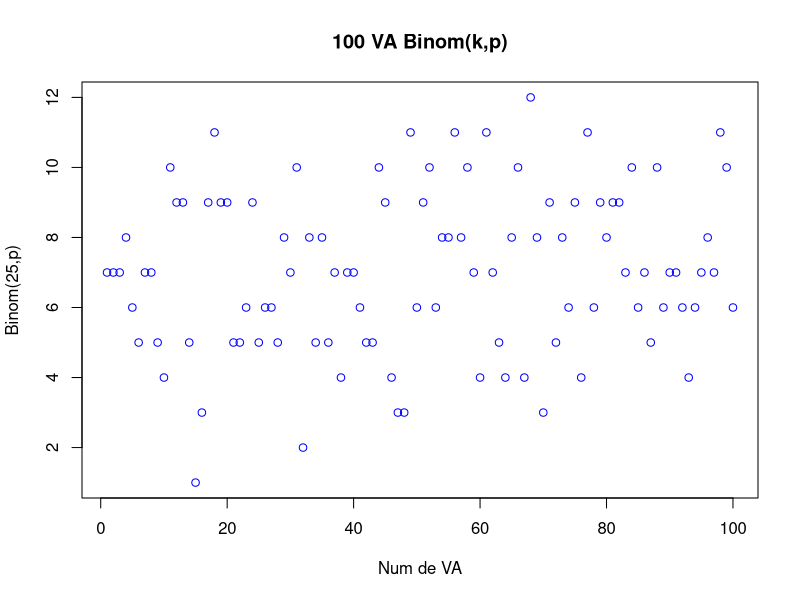
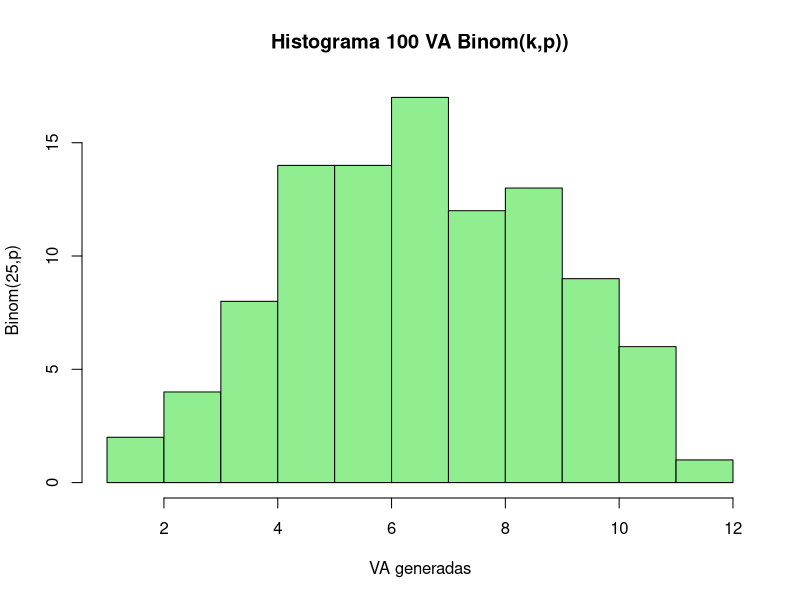
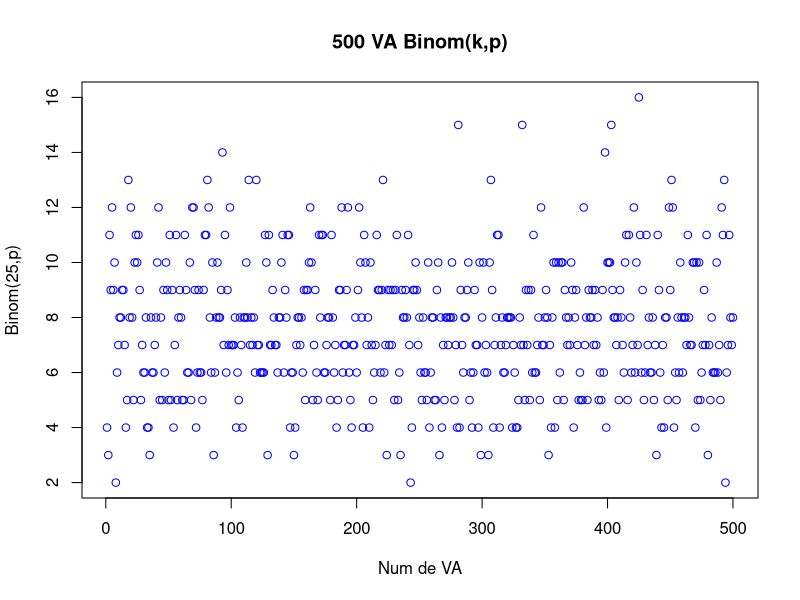
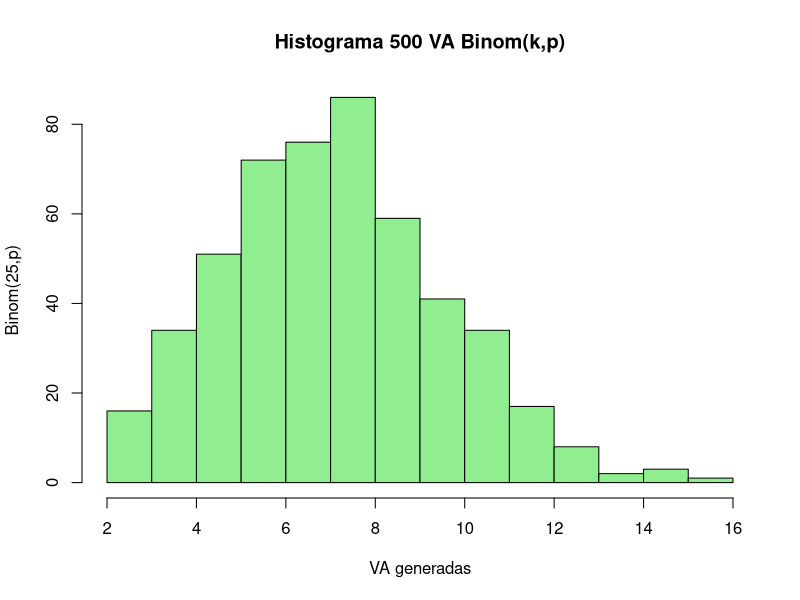
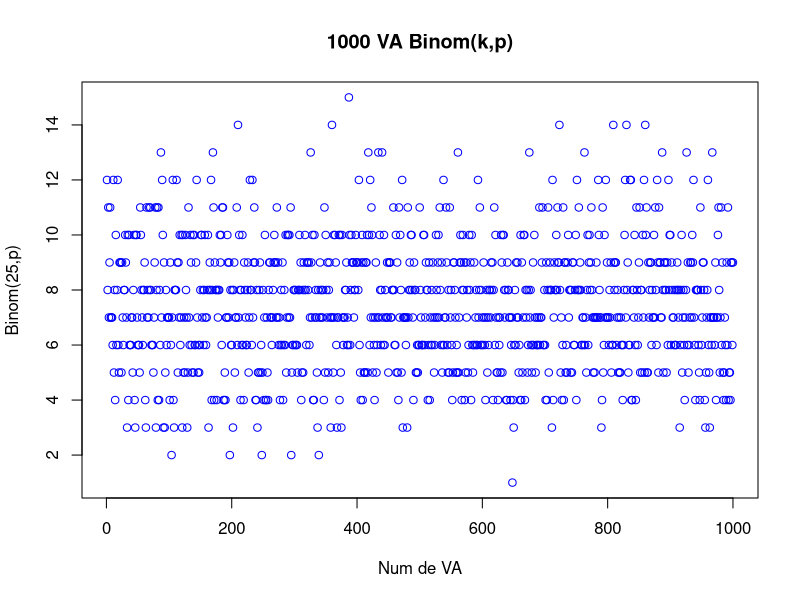
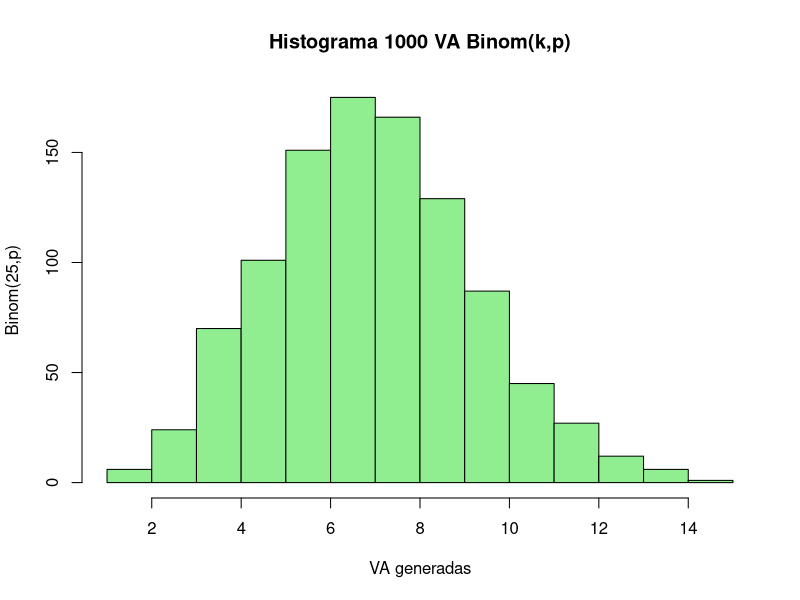
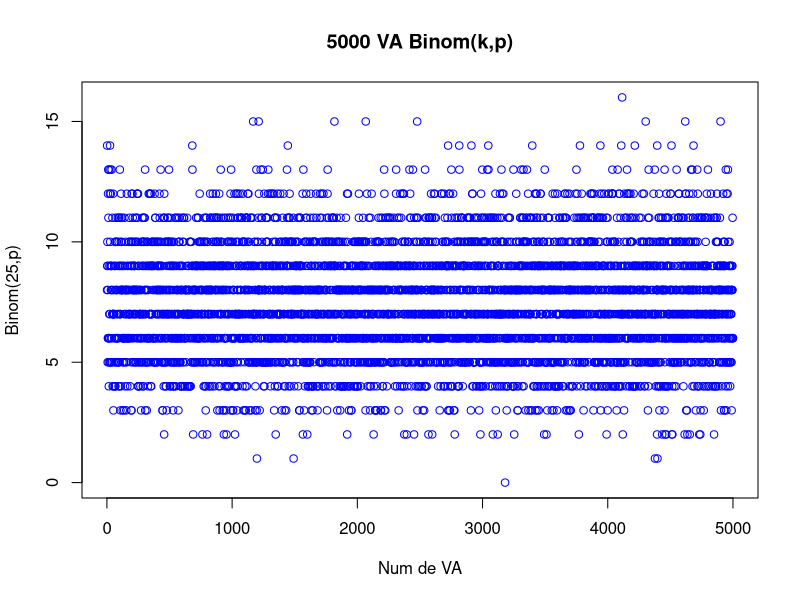
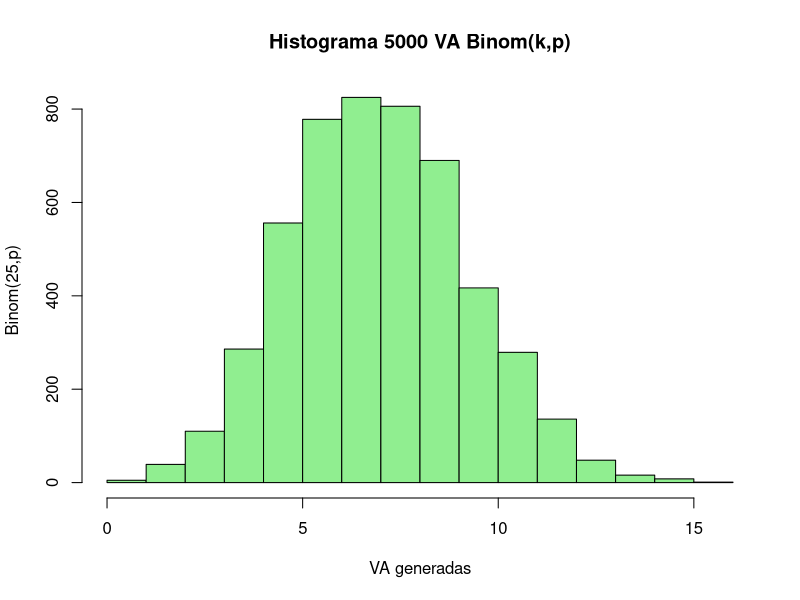

R code for these plots, in order:
## ---- chunk 1
knitr::opts_chunk$set(echo = TRUE)
## ---- chunk 2
n1 <- 100
k <- 25
p <- 0.3
## ---- chunk 3
mibinomial_p3_100 <- rbinom(n1,k,p)
## ---- chunk 4
plot(mibinomial_p3_100,col="blue",
     main = "100 VA Binom(k,p)",
     xlab="Num de VA",
     ylab = "Binom(25,p)")
## ---- chunk 5
hist(mibinomial_p3_100, main="Histograma 100 VA Binom(k,p))",
     col = "lightgreen",
     xlab = "VA generadas",
     ylab = "Binom(25,p)")
## ---- chunk 6
n2 <- 500
k <- 25
p <- 0.3
## ---- chunk 7
mibinomial_p3_500 <- rbinom(n2,k,p)
## ---- chunk 8
plot(mibinomial_p3_500,col="blue",
     main = "500 VA Binom(k,p)",
     xlab="Num de VA",
     ylab = "Binom(25,p)")
## ---- chunk 9
hist(mibinomial_p3_500, main="Histograma 500 VA Binom(k,p)",
     col = "lightgreen",
     xlab = "VA generadas",
     ylab = "Binom(25,p)")
## ---- chunk 10
n3 <- 1000
k <- 25
p <- 0.3
## ---- chunk 11
mibinomial_p3_1000 <- rbinom(n3,k,p)
## ---- chunk 12
plot(mibinomial_p3_1000,col="blue",
     main = "1000 VA Binom(k,p)",
     xlab="Num de VA",
     ylab = "Binom(25,p)")
## ---- chunk 13
hist(mibinomial_p3_1000, main="Histograma 1000 VA Binom(k,p)",
     col = "lightgreen",
     xlab = "VA generadas",
     ylab = "Binom(25,p)")
## ---- chunk 14
n4 <- 5000
k <- 25
p <- 0.3
## ---- chunk 15
mibinomial_p3_5000 <- rbinom(n4,k,p)
## ---- chunk 16
plot(mibinomial_p3_5000,col="blue",
     main = "5000 VA Binom(k,p)",
     xlab="Num de VA",
     ylab = "Binom(25,p)")
## ---- chunk 17
hist(mibinomial_p3_5000, main="Histograma 5000 VA Binom(k,p)",
     col = "lightgreen",
     xlab = "VA generadas",
     ylab = "Binom(25,p)")
## ---- chunk 18
n5 <- 10000
k <- 25
p <- 0.3
## ---- chunk 19
mibinomial_p3_10000 <- rbinom(n5,k,p)
## ---- chunk 20
plot(mibinomial_p3_10000,col="blue",
     main = "10000 VA Binom(k,p)",
     xlab="Num de VA",
     ylab = "Binom(25,p)")
## ---- chunk 21
hist(mibinomial_p3_10000, main="Histograma 10000 VA Binom(k,p)",
     col = "lightgreen",
     xlab = "VA generadas",
     ylab = "Binom(25,p)")
## ---- chunk 22
n1 <- 100
k <- 25
p <- 0.45
## ---- chunk 23
mibinomial_p45_100 <- rbinom(n1,k,p)
## ---- chunk 24
plot(mibinomial_p45_100,col="blue",
     main = "100 VA Binom(k,p)",
     xlab="Num de VA",
     ylab = "Binom(25,p)")
## ---- chunk 25
hist(mibinomial_p45_100, main="Histograma 100 VA Binom(k,p))",
     col = "lightgreen",
     xlab = "VA generadas",
     ylab = "Binom(25,p)")
## ---- chunk 26
n2 <- 500
k <- 25
p <- 0.45
## ---- chunk 27
mibinomial_p45_500 <- rbinom(n2,k,p)
## ---- chunk 28
plot(mibinomial_p45_500,col="blue",
     main = "500 VA Binom(k,p)",
     xlab="Num de VA",
     ylab = "Binom(25,p)")
## ---- chunk 29
hist(mibinomial_p45_500, main="Histograma 500 VA Binom(k,p)",
     col = "lightgreen",
     xlab = "VA generadas",
     ylab = "Binom(25,p)")
## ---- chunk 30
n3 <- 1000
k <- 25
p <- 0.45
## ---- chunk 31
mibinomial_p45_1000 <- rbinom(n3,k,p)
## ---- chunk 32
plot(mibinomial_p45_1000,col="blue",
     main = "1000 VA Binom(k,p)",
     xlab="Num de VA",
     ylab = "Binom(25,p)")
## ---- chunk 33
hist(mibinomial_p45_1000, main="Histograma 1000 VA Binom(k,p)",
     col = "lightgreen",
     xlab = "VA generadas",
     ylab = "Binom(25,p)")
## ---- chunk 34
n4 <- 5000
k <- 25
p <- 0.45
## ---- chunk 35
mibinomial_p45_5000 <- rbinom(n4,k,p)
## ---- chunk 36
plot(mibinomial_p45_5000,col="blue",
     main = "5000 VA Binom(k,p)",
     xlab="Num de VA",
     ylab = "Binom(25,p)")
## ---- chunk 37
hist(mibinomial_p45_5000, main="Histograma 5000 VA Binom(k,p)",
     col = "lightgreen",
     xlab = "VA generadas",
     ylab = "Binom(25,p)")
## ---- chunk 38
n5 <- 10000
k <- 25
p <- 0.45
## ---- chunk 39
mibinomial_p45_10000 <- rbinom(n5,k,p)
## ---- chunk 40
plot(mibinomial_p45_10000,col="blue",
     main = "10000 VA Binom(k,p)",
     xlab="Num de VA",
     ylab = "Binom(25,p)")
## ---- chunk 41
hist(mibinomial_p45_10000, main="Histograma 10000 VA Binom(k,p)",
     col = "lightgreen",
     xlab = "VA generadas",
     ylab = "Binom(25,p)")
## ---- chunk 42
n1 <- 100
k <- 25
p <- 0.8
## ---- chunk 43
mibinomial_p8_100 <- rbinom(n1,k,p)
## ---- chunk 44
plot(mibinomial_p8_100,col="blue",
     main = "100 VA Binom(k,p)",
     xlab="Num de VA",
     ylab = "Binom(25,p)")
## ---- chunk 45
hist(mibinomial_p8_100, main="Histograma 100 VA Binom(k,p))",
     col = "lightgreen",
     xlab = "VA generadas",
     ylab = "Binom(25,p)")
## ---- chunk 46
n2 <- 500
k <- 25
p <- 0.8
## ---- chunk 47
mibinomial_p8_500 <- rbinom(n2,k,p)
## ---- chunk 48
plot(mibinomial_p8_500,col="blue",
     main = "500 VA Binom(k,p)",
     xlab="Num de VA",
     ylab = "Binom(25,p)")
## ---- chunk 49
hist(mibinomial_p8_500, main="Histograma 500 VA Binom(k,p)",
     col = "lightgreen",
     xlab = "VA generadas",
     ylab = "Binom(25,p)")
## ---- chunk 50
n3 <- 1000
k <- 25
p <- 0.8
## ---- chunk 51
mibinomial_p8_1000 <- rbinom(n3,k,p)
## ---- chunk 52
plot(mibinomial_p8_1000,col="blue",
     main = "1000 VA Binom(k,p)",
     xlab="Num de VA",
     ylab = "Binom(25,p)")
## ---- chunk 53
hist(mibinomial_p8_1000, main="Histograma 1000 VA Binom(k,p)",
     col = "lightgreen",
     xlab = "VA generadas",
     ylab = "Binom(25,p)")
## ---- chunk 54
n4 <- 5000
k <- 25
p <- 0.8
## ---- chunk 55
mibinomial_p8_5000 <- rbinom(n4,k,p)
## ---- chunk 56
plot(mibinomial_p8_5000,col="blue",
     main = "5000 VA Binom(k,p)",
     xlab="Num de VA",
     ylab = "Binom(25,p)")
## ---- chunk 57
hist(mibinomial_p8_5000, main="Histograma 5000 VA Binom(k,p)",
     col = "lightgreen",
     xlab = "VA generadas",
     ylab = "Binom(25,p)")
## ---- chunk 58
n5 <- 10000
k <- 25
p <- 0.8
## ---- chunk 59
mibinomial_p8_10000 <- rbinom(n5,k,p)
## ---- chunk 60
plot(mibinomial_p8_10000,col="blue",
     main = "10000 VA Binom(k,p)",
     xlab="Num de VA",
     ylab = "Binom(25,p)")
## ---- chunk 61
hist(mibinomial_p8_10000, main="Histograma 10000 VA Binom(k,p)",
     col = "lightgreen",
     xlab = "VA generadas",
     ylab = "Binom(25,p)")
## ---- chunk 62
n1 <- 100
k <- 25
p <- 0.96
## ---- chunk 63
mibinomial_p96_100 <- rbinom(n1,k,p)
## ---- chunk 64
plot(mibinomial_p96_100,col="blue",
     main = "100 VA Binom(k,p)",
     xlab="Num de VA",
     ylab = "Binom(25,p)")
## ---- chunk 65
hist(mibinomial_p96_100, main="Histograma 100 VA Binom(k,p)",
     col = "lightgreen",
     xlab = "VA generadas",
     ylab = "Binom(25,p)")
## ---- chunk 66
n2 <- 500
k <- 25
p <- 0.96
## ---- chunk 67
mibinomial_p96_500 <- rbinom(n2,k,p)
## ---- chunk 68
plot(mibinomial_p96_500,col="blue",
     main = "500 VA Binom(k,p)",
     xlab="Num de VA",
     ylab = "Binom(25,p)")
## ---- chunk 69
hist(mibinomial_p96_500, main="Histograma 500 VA Binom(k,p)",
     col = "lightgreen",
     xlab = "VA generadas",
     ylab = "Binom(25,p)")
## ---- chunk 70
n3 <- 1000
k <- 25
p <- 0.96
## ---- chunk 71
mibinomial_p96_1000 <- rbinom(n3,k,p)
## ---- chunk 72
plot(mibinomial_p96_1000,col="blue",
     main = "1000 VA Binom(k,p)",
     xlab="Num de VA",
     ylab = "Binom(25,p)")
## ---- chunk 73
hist(mibinomial_p96_1000, main="Histograma 1000 VA Binom(k,p)",
     col = "lightgreen",
     xlab = "VA generadas",
     ylab = "Binom(25,p)")
## ---- chunk 74
n4 <- 5000
k <- 25
p <- 0.96
## ---- chunk 75
mibinomial_p96_5000 <- rbinom(n4,k,p)
## ---- chunk 76
plot(mibinomial_p96_5000,col="blue",
     main = "5000 VA Binom(k,p)",
     xlab="Num de VA",
     ylab = "Binom(25,p)")
## ---- chunk 77
hist(mibinomial_p96_5000, main="Histograma 5000 VA Binom(k,p)",
     col = "lightgreen",
     xlab = "VA generadas",
     ylab = "Binom(25,p)")
## ---- chunk 78
n5 <- 10000
k <- 25
p <- 0.96
## ---- chunk 79
mibinomial_p96_10000 <- rbinom(n5,k,p)
## ---- chunk 80
plot(mibinomial_p96_10000,col="blue",
     main = "10000 VA Binom(k,p)",
     xlab="Num de VA",
     ylab = "Binom(25,p)")
## ---- chunk 81
hist(mibinomial_p96_10000, main="Histograma 10000 VA Binom(k,p)",
     col = "lightgreen",
     xlab = "VA generadas",
     ylab = "Binom(25,p)")
## ---- chunk 82
par(mfrow = c(2,2))
plot(mibinomial_p3_100,col="blue",
     main = "100 VA Binom(k,p)",
     xlab="Num de VA",
     ylab = "Binom(25,0.30)")
plot(mibinomial_p45_100,col="blue",
     main = "100 VA Binom(k,p)",
     xlab="Num de VA",
     ylab = "Binom(25,0.45)")
plot(mibinomial_p8_100,col="blue",
     main = "100 VA Binom(k,p)",
     xlab="Num de VA",
     ylab = "Binom(25,0.80)")
plot(mibinomial_p96_100,col="blue",
     main = "100 VA Binom(k,p)",
     xlab="Num de VA",
     ylab = "Binom(25,0.96)")
## ---- chunk 83
par(mfrow = c(2,2))
plot(mibinomial_p3_500,col="blue",
     main = "500 VA Binom(k,p)",
     xlab="Num de VA",
     ylab = "Binom(25,0.30)")
plot(mibinomial_p45_500,col="blue",
     main = "500 VA Binom(k,p)",
     xlab="Num de VA",
     ylab = "Binom(25,0.45)")
plot(mibinomial_p8_500,col="blue",
     main = "500 VA Binom(k,p)",
     xlab="Num de VA",
     ylab = "Binom(25,0.80)")
plot(mibinomial_p96_500,col="blue",
     main = "500 VA Binom(k,p)",
     xlab="Num de VA",
     ylab = "Binom(25,0.96)")
## ---- chunk 84
par(mfrow = c(2,2))
plot(mibinomial_p3_1000,col="blue",
     main = "1000 VA Binom(k,p)",
     xlab="Num de VA",
     ylab = "Binom(25,0.30)")
plot(mibinomial_p45_1000,col="blue",
     main = "1000 VA Binom(k,p)",
     xlab="Num de VA",
     ylab = "Binom(25,0.45)")
plot(mibinomial_p8_1000,col="blue",
     main = "1000 VA Binom(k,p)",
     xlab="Num de VA",
     ylab = "Binom(25,0.80)")
plot(mibinomial_p96_1000,col="blue",
     main = "1000 VA Binom(k,p)",
     xlab="Num de VA",
     ylab = "Binom(25,0.96)")
## ---- chunk 85
par(mfrow = c(2,2))
plot(mibinomial_p3_5000,col="blue",
     main = "5000 VA Binom(k,p)",
     xlab="Num de VA",
     ylab = "Binom(25,0.30)")
plot(mibinomial_p45_5000,col="blue",
     main = "5000 VA Binom(k,p)",
     xlab="Num de VA",
     ylab = "Binom(25,0.45)")
plot(mibinomial_p8_5000,col="blue",
     main = "5000 VA Binom(k,p)",
     xlab="Num de VA",
     ylab = "Binom(25,0.80)")
plot(mibinomial_p96_5000,col="blue",
     main = "5000 VA Binom(k,p)",
     xlab="Num de VA",
     ylab = "Binom(25,0.96)")
## ---- chunk 86
par(mfrow = c(2,2))
plot(mibinomial_p3_10000,col="blue",
     main = "10000 VA Binom(k,p)",
     xlab="Num de VA",
     ylab = "Binom(25,0.30)")
plot(mibinomial_p45_10000,col="blue",
     main = "10000 VA Binom(k,p)",
     xlab="Num de VA",
     ylab = "Binom(25,0.45)")
plot(mibinomial_p8_10000,col="blue",
     main = "10000 VA Binom(k,p)",
     xlab="Num de VA",
     ylab = "Binom(25,0.80)")
plot(mibinomial_p96_10000,col="blue",
     main = "10000 VA Binom(k,p)",
     xlab="Num de VA",
     ylab = "Binom(25,0.96)")
## ---- chunk 87
par(mfrow = c(2,2))
hist(mibinomial_p3_100,col="blue",
     main = "100 VA Binom(k,p)",
     xlab="Num de VA",
     ylab = "Binom(25,0.30)")
hist(mibinomial_p45_100,col="blue",
     main = "100 VA Binom(k,p)",
     xlab="Num de VA",
     ylab = "Binom(25,0.45)")
hist(mibinomial_p8_100,col="blue",
     main = "100 VA Binom(k,p)",
     xlab="Num de VA",
     ylab = "Binom(25,0.80)")
hist(mibinomial_p96_100,col="blue",
     main = "100 VA Binom(k,p)",
     xlab="Num de VA",
     ylab = "Binom(25,0.96)")
## ---- chunk 88
par(mfrow = c(2,2))
hist(mibinomial_p3_500,col="blue",
     main = "500 VA Binom(k,p)",
     xlab="Num de VA",
     ylab = "Binom(25,0.30)")
hist(mibinomial_p45_500,col="blue",
     main = "500 VA Binom(k,p)",
     xlab="Num de VA",
     ylab = "Binom(25,0.45)")
hist(mibinomial_p8_500,col="blue",
     main = "500 VA Binom(k,p)",
     xlab="Num de VA",
     ylab = "Binom(25,0.80)")
hist(mibinomial_p96_500,col="blue",
     main = "500 VA Binom(k,p)",
     xlab="Num de VA",
     ylab = "Binom(25,0.96)")
## ---- chunk 89
par(mfrow = c(2,2))
hist(mibinomial_p3_1000,col="blue",
     main = "1000 VA Binom(k,p)",
     xlab="Num de VA",
     ylab = "Binom(25,0.30)")
hist(mibinomial_p45_1000,col="blue",
     main = "1000 VA Binom(k,p)",
     xlab="Num de VA",
     ylab = "Binom(25,0.45)")
hist(mibinomial_p8_1000,col="blue",
     main = "1000 VA Binom(k,p)",
     xlab="Num de VA",
     ylab = "Binom(25,0.80)")
hist(mibinomial_p96_1000,col="blue",
     main = "1000 VA Binom(k,p)",
     xlab="Num de VA",
     ylab = "Binom(25,0.96)")
## ---- chunk 90
par(mfrow = c(2,2))
hist(mibinomial_p3_500,col="blue",
     main = "5000 VA Binom(k,p)",
     xlab="Num de VA",
     ylab = "Binom(25,0.30)")
hist(mibinomial_p45_500,col="blue",
     main = "5000 VA Binom(k,p)",
     xlab="Num de VA",
     ylab = "Binom(25,0.45)")
hist(mibinomial_p8_500,col="blue",
     main = "5000 VA Binom(k,p)",
     xlab="Num de VA",
     ylab = "Binom(25,0.80)")
hist(mibinomial_p96_500,col="blue",
     main = "5000 VA Binom(k,p)",
     xlab="Num de VA",
     ylab = "Binom(25,0.96)")
## ---- chunk 91
par(mfrow = c(2,2))
hist(mibinomial_p3_10000,col="blue",
     main = "10000 VA Binom(k,p)",
     xlab="Num de VA",
     ylab = "Binom(25,0.30)")
hist(mibinomial_p45_10000,col="blue",
     main = "10000 VA Binom(k,p)",
     xlab="Num de VA",
     ylab = "Binom(25,0.45)")
hist(mibinomial_p8_10000,col="blue",
     main = "10000 VA Binom(k,p)",
     xlab="Num de VA",
     ylab = "Binom(25,0.80)")
hist(mibinomial_p96_10000,col="blue",
     main = "10000 VA Binom(k,p)",
     xlab="Num de VA",
     ylab = "Binom(25,0.96)")
## ---- chunk 92
n1 <- 100
k <- 10
p <- 0.5
## ---- chunk 93
mibinomial_k10_100 <- rbinom(n1, k, p)
## ---- chunk 94
plot(mibinomial_k10_100, col="blue",
     main = "100 VA Binom(k,p)",
     xlab="Num de VA",
     ylab = "Binom(10,0.5)")
## ---- chunk 95
hist(mibinomial_k10_100, main="Histograma 100 VA Binom(k,p)",
     col = "lightgreen",
     xlab = "VA generadas",
     ylab = "Binom(10,0.5)")
## ---- chunk 96
n2 <- 500
k <- 10
p <- 0.5
## ---- chunk 97
mibinomial_k10_500 <- rbinom(n2, k, p)
## ---- chunk 98
plot(mibinomial_k10_500, col="blue",
     main = "500 VA Binom(k,p)",
     xlab="Num de VA",
     ylab = "Binom(10,0.5)")
## ---- chunk 99
hist(mibinomial_k10_500, main="Histograma 500 VA Binom(k,p)",
     col = "lightgreen",
     xlab = "VA generadas",
     ylab = "Binom(10,0.5)")
## ---- chunk 100
n3 <- 1000
k <- 10
p <- 0.5
## ---- chunk 101
mibinomial_k10_1000 <- rbinom(n3, k, p)
## ---- chunk 102
plot(mibinomial_k10_1000, col="blue",
     main = "1000 VA Binom(k,p)",
     xlab="Num de VA",
     ylab = "Binom(10,0.5)")
## ---- chunk 103
hist(mibinomial_k10_1000, main="Histograma 1000 VA Binom(k,p)",
     col = "lightgreen",
     xlab = "VA generadas",
     ylab = "Binom(10,0.5)")
## ---- chunk 104
n4 <- 5000
k <- 10
p <- 0.5
## ---- chunk 105
mibinomial_k10_5000 <- rbinom(n4, k, p)
## ---- chunk 106
plot(mibinomial_k10_5000, col="blue",
     main = "5000 VA Binom(k,p)",
     xlab="Num de VA",
     ylab = "Binom(10,0.5)")
## ---- chunk 107
hist(mibinomial_k10_5000, main="Histograma 5000 VA Binom(k,p)",
     col = "lightgreen",
     xlab = "VA generadas",
     ylab = "Binom(10,0.5)")
## ---- chunk 108
n5 <- 10000
k <- 10
p <- 0.5
## ---- chunk 109
mibinomial_k10_10000 <- rbinom(n5, k, p)
## ---- chunk 110
plot(mibinomial_k10_10000, col="blue",
     main = "10000 VA Binom(k,p)",
     xlab="Num de VA",
     ylab = "Binom(10,0.5)")
## ---- chunk 111
hist(mibinomial_k10_10000, main="Histograma 10000 VA Binom(k,p)",
     col = "lightgreen",
     xlab = "VA generadas",
     ylab = "Binom(10,0.5)")
## ---- chunk 112
n1 <- 100
k <- 25
p <- 0.5
## ---- chunk 113
mibinomial_k25_100 <- rbinom(n1, k, p)
## ---- chunk 114
plot(mibinomial_k25_100, col="blue",
     main = "100 VA Binom(k,p)",
     xlab="Num de VA",
     ylab = "Binom(25,0.5)")
## ---- chunk 115
hist(mibinomial_k25_100, main="Histograma 100 VA Binom(k,p)",
     col = "lightgreen",
     xlab = "VA generadas",
     ylab = "Binom(25,0.5)")
## ---- chunk 116
n2 <- 500
k <- 25
p <- 0.5
## ---- chunk 117
mibinomial_k25_500 <- rbinom(n2, k, p)
## ---- chunk 118
plot(mibinomial_k25_500, col="blue",
     main = "500 VA Binom(k,p)",
     xlab="Num de VA",
     ylab = "Binom(25,0.5)")
## ---- chunk 119
hist(mibinomial_k25_500, main="Histograma 500 VA Binom(k,p)",
     col = "lightgreen",
     xlab = "VA generadas",
     ylab = "Binom(25,0.5)")
## ---- chunk 120
n3 <- 1000
k <- 25
p <- 0.5
## ---- chunk 121
mibinomial_k25_1000 <- rbinom(n3, k, p)
## ---- chunk 122
plot(mibinomial_k25_1000, col="blue",
     main = "1000 VA Binom(k,p)",
     xlab="Num de VA",
     ylab = "Binom(25,0.5)")
## ---- chunk 123
hist(mibinomial_k25_1000, main="Histograma 1000 VA Binom(k,p)",
     col = "lightgreen",
     xlab = "VA generadas",
     ylab = "Binom(25,0.5)")
## ---- chunk 124
n4 <- 5000
k <- 25
p <- 0.5
## ---- chunk 125
mibinomial_k25_5000 <- rbinom(n4, k, p)
## ---- chunk 126
plot(mibinomial_k25_5000, col="blue",
     main = "5000 VA Binom(k,p)",
     xlab="Num de VA",
     ylab = "Binom(25,0.5)")
## ---- chunk 127
hist(mibinomial_k25_5000, main="Histograma 5000 VA Binom(k,p)",
     col = "lightgreen",
     xlab = "VA generadas",
     ylab = "Binom(25,0.5)")
## ---- chunk 128
n5 <- 10000
k <- 25
p <- 0.5
## ---- chunk 129
mibinomial_k25_10000 <- rbinom(n5, k, p)
## ---- chunk 130
plot(mibinomial_k25_10000, col="blue",
     main = "10000 VA Binom(k,p)",
     xlab="Num de VA",
     ylab = "Binom(25,0.5)")
## ---- chunk 131
hist(mibinomial_k25_10000, main="Histograma 10000 VA Binom(k,p)",
     col = "lightgreen",
     xlab = "VA generadas",
     ylab = "Binom(25,0.5)")
## ---- chunk 132
n1 <- 100
k <- 50
p <- 0.5
## ---- chunk 133
mibinomial_k50_100 <- rbinom(n1, k, p)
## ---- chunk 134
plot(mibinomial_k50_100, col="blue",
     main = "100 VA Binom(k,p)",
     xlab="Num de VA",
     ylab = "Binom(50,0.5)")
## ---- chunk 135
hist(mibinomial_k50_100, main="Histograma 100 VA Binom(k,p)",
     col = "lightgreen",
     xlab = "VA generadas",
     ylab = "Binom(50,0.5)")
## ---- chunk 136
n2 <- 500
k <- 50
p <- 0.5
## ---- chunk 137
mibinomial_k50_500 <- rbinom(n2, k, p)
## ---- chunk 138
plot(mibinomial_k50_500, col="blue",
     main = "500 VA Binom(k,p)",
     xlab="Num de VA",
     ylab = "Binom(50,0.5)")
## ---- chunk 139
hist(mibinomial_k50_500, main="Histograma 500 VA Binom(k,p)",
     col = "lightgreen",
     xlab = "VA generadas",
     ylab = "Binom(50,0.5)")
## ---- chunk 140
n3 <- 1000
k <- 50
p <- 0.5
## ---- chunk 141
mibinomial_k50_1000 <- rbinom(n3, k, p)
## ---- chunk 142
plot(mibinomial_k50_1000, col="blue",
     main = "1000 VA Binom(k,p)",
     xlab="Num de VA",
     ylab = "Binom(50,0.5)")
## ---- chunk 143
hist(mibinomial_k50_1000, main="Histograma 1000 VA Binom(k,p)",
     col = "lightgreen",
     xlab = "VA generadas",
     ylab = "Binom(50,0.5)")
## ---- chunk 144
n4 <- 5000
k <- 50
p <- 0.5
## ---- chunk 145
mibinomial_k50_5000 <- rbinom(n4, k, p)
## ---- chunk 146
plot(mibinomial_k50_5000, col="blue",
     main = "5000 VA Binom(k,p)",
     xlab="Num de VA",
     ylab = "Binom(50,0.5)")
## ---- chunk 147
hist(mibinomial_k50_5000, main="Histograma 5000 VA Binom(k,p)",
     col = "lightgreen",
     xlab = "VA generadas",
     ylab = "Binom(50,0.5)")
## ---- chunk 148
n5 <- 10000
k <- 50
p <- 0.5
## ---- chunk 149
mibinomial_k50_10000 <- rbinom(n5, k, p)
## ---- chunk 150
plot(mibinomial_k50_10000, col="blue",
     main = "10000 VA Binom(k,p)",
     xlab="Num de VA",
     ylab = "Binom(50,0.5)")
## ---- chunk 151
hist(mibinomial_k50_10000, main="Histograma 10000 VA Binom(k,p)",
     col = "lightgreen",
     xlab = "VA generadas",
     ylab = "Binom(50,0.5)")
## ---- chunk 152
n1 <- 100
k <- 100
p <- 0.5
## ---- chunk 153
mibinomial_k100_100 <- rbinom(n1, k, p)
## ---- chunk 154
plot(mibinomial_k100_100, col="blue",
     main = "100 VA Binom(k,p)",
     xlab="Num de VA",
     ylab = "Binom(100,0.5)")
## ---- chunk 155
hist(mibinomial_k100_100, main="Histograma 100 VA Binom(k,p)",
     col = "lightgreen",
     xlab = "VA generadas",
     ylab = "Binom(100,0.5)")
## ---- chunk 156
n2 <- 500
k <- 100
p <- 0.5
## ---- chunk 157
mibinomial_k100_500 <- rbinom(n2, k, p)
## ---- chunk 158
plot(mibinomial_k100_500, col="blue",
     main = "500 VA Binom(k,p)",
     xlab="Num de VA",
     ylab = "Binom(100,0.5)")
## ---- chunk 159
hist(mibinomial_k100_500, main="Histograma 500 VA Binom(k,p)",
     col = "lightgreen",
     xlab = "VA generadas",
     ylab = "Binom(100,0.5)")
## ---- chunk 160
n3 <- 1000
k <- 100
p <- 0.5
## ---- chunk 161
mibinomial_k100_1000 <- rbinom(n3, k, p)
## ---- chunk 162
plot(mibinomial_k100_1000, col="blue",
     main = "1000 VA Binom(k,p)",
     xlab="Num de VA",
     ylab = "Binom(100,0.5)")
## ---- chunk 163
hist(mibinomial_k100_1000, main="Histograma 1000 VA Binom(k,p)",
     col = "lightgreen",
     xlab = "VA generadas",
     ylab = "Binom(100,0.5)")
## ---- chunk 164
n4 <- 5000
k <- 100
p <- 0.5
## ---- chunk 165
mibinomial_k100_5000 <- rbinom(n4, k, p)
## ---- chunk 166
plot(mibinomial_k100_5000, col="blue",
     main = "5000 VA Binom(k,p)",
     xlab="Num de VA",
     ylab = "Binom(100,0.5)")
## ---- chunk 167
hist(mibinomial_k100_5000, main="Histograma 5000 VA Binom(k,p)",
     col = "lightgreen",
     xlab = "VA generadas",
     ylab = "Binom(100,0.5)")
## ---- chunk 168
n5 <- 10000
k <- 100
p <- 0.5
## ---- chunk 169
mibinomial_k100_10000 <- rbinom(n5, k, p)
## ---- chunk 170
plot(mibinomial_k100_10000, col="blue",
     main = "10000 VA Binom(k,p)",
     xlab="Num de VA",
     ylab = "Binom(100,0.5)")
## ---- chunk 171
hist(mibinomial_k100_10000, main="Histograma 10000 VA Binom(k,p)",
     col = "lightgreen",
     xlab = "VA generadas",
     ylab = "Binom(100,0.5)")
## ---- chunk 172
par(mfrow = c(2,2))
plot(mibinomial_k10_100, col="blue",
     main = "100 VA Binom(k,p)",
     xlab="Num de VA",
     ylab = "Binom(10,0.5)")
plot(mibinomial_k25_100, col="blue",
     main = "100 VA Binom(k,p)",
     xlab="Num de VA",
     ylab = "Binom(25,0.5)")
plot(mibinomial_k50_100, col="blue",
     main = "100 VA Binom(k,p)",
     xlab="Num de VA",
     ylab = "Binom(50,0.5)")
plot(mibinomial_k100_100, col="blue",
     main = "100 VA Binom(k,p)",
     xlab="Num de VA",
     ylab = "Binom(100,0.5)")
## ---- chunk 173
par(mfrow = c(2,2))
plot(mibinomial_k10_500, col="blue",
     main = "500 VA Binom(k,p)",
     xlab="Num de VA",
     ylab = "Binom(10,0.5)")
plot(mibinomial_k25_500, col="blue",
     main = "500 VA Binom(k,p)",
     xlab="Num de VA",
     ylab = "Binom(25,0.5)")
plot(mibinomial_k50_500, col="blue",
     main = "500 VA Binom(k,p)",
     xlab="Num de VA",
     ylab = "Binom(50,0.5)")
plot(mibinomial_k100_500, col="blue",
     main = "500 VA Binom(k,p)",
     xlab="Num de VA",
     ylab = "Binom(100,0.5)")
## ---- chunk 174
par(mfrow = c(2,2))
plot(mibinomial_k10_1000, col="blue",
     main = "1000 VA Binom(k,p)",
     xlab="Num de VA",
     ylab = "Binom(10,0.5)")
plot(mibinomial_k25_1000, col="blue",
     main = "1000 VA Binom(k,p)",
     xlab="Num de VA",
     ylab = "Binom(25,0.5)")
plot(mibinomial_k50_1000, col="blue",
     main = "1000 VA Binom(k,p)",
     xlab="Num de VA",
     ylab = "Binom(50,0.5)")
plot(mibinomial_k100_1000, col="blue",
     main = "1000 VA Binom(k,p)",
     xlab="Num de VA",
     ylab = "Binom(100,0.5)")
## ---- chunk 175
par(mfrow = c(2,2))
plot(mibinomial_k10_5000, col="blue",
     main = "5000 VA Binom(k,p)",
     xlab="Num de VA",
     ylab = "Binom(10,0.5)")
plot(mibinomial_k25_5000, col="blue",
     main = "5000 VA Binom(k,p)",
     xlab="Num de VA",
     ylab = "Binom(25,0.5)")
plot(mibinomial_k50_5000, col="blue",
     main = "5000 VA Binom(k,p)",
     xlab="Num de VA",
     ylab = "Binom(50,0.5)")
plot(mibinomial_k100_5000, col="blue",
     main = "5000 VA Binom(k,p)",
     xlab="Num de VA",
     ylab = "Binom(100,0.5)")
## ---- chunk 176
par(mfrow = c(2,2))
plot(mibinomial_k10_10000, col="blue",
     main = "10000 VA Binom(k,p)",
     xlab="Num de VA",
     ylab = "Binom(10,0.5)")
plot(mibinomial_k25_10000, col="blue",
     main = "10000 VA Binom(k,p)",
     xlab="Num de VA",
     ylab = "Binom(25,0.5)")
plot(mibinomial_k50_10000, col="blue",
     main = "10000 VA Binom(k,p)",
     xlab="Num de VA",
     ylab = "Binom(50,0.5)")
plot(mibinomial_k100_10000, col="blue",
     main = "10000 VA Binom(k,p)",
     xlab="Num de VA",
     ylab = "Binom(100,0.5)")
## ---- chunk 177
par(mfrow = c(2,2))
hist(mibinomial_k10_100, col="blue",
     main = "100 VA Binom(k,p)",
     xlab="Num de VA",
     ylab = "Binom(10,0.5)")
hist(mibinomial_k25_100, col="blue",
     main = "100 VA Binom(k,p)",
     xlab="Num de VA",
     ylab = "Binom(25,0.5)")
hist(mibinomial_k50_100, col="blue",
     main = "100 VA Binom(k,p)",
     xlab="Num de VA",
     ylab = "Binom(50,0.5)")
hist(mibinomial_k100_100, col="blue",
     main = "100 VA Binom(k,p)",
     xlab="Num de VA",
     ylab = "Binom(100,0.5)")
## ---- chunk 178
par(mfrow = c(2,2))
hist(mibinomial_k10_500, col="blue",
     main = "500 VA Binom(k,p)",
     xlab="Num de VA",
     ylab = "Binom(10,0.5)")
hist(mibinomial_k25_500, col="blue",
     main = "500 VA Binom(k,p)",
     xlab="Num de VA",
     ylab = "Binom(25,0.5)")
hist(mibinomial_k50_500, col="blue",
     main = "500 VA Binom(k,p)",
     xlab="Num de VA",
     ylab = "Binom(50,0.5)")
hist(mibinomial_k100_500, col="blue",
     main = "500 VA Binom(k,p)",
     xlab="Num de VA",
     ylab = "Binom(100,0.5)")
## ---- chunk 179
par(mfrow = c(2,2))
hist(mibinomial_k10_1000, col="blue",
     main = "1000 VA Binom(k,p)",
     xlab="Num de VA",
     ylab = "Binom(10,0.5)")
hist(mibinomial_k25_1000, col="blue",
     main = "1000 VA Binom(k,p)",
     xlab="Num de VA",
     ylab = "Binom(25,0.5)")
hist(mibinomial_k50_1000, col="blue",
     main = "1000 VA Binom(k,p)",
     xlab="Num de VA",
     ylab = "Binom(50,0.5)")
hist(mibinomial_k100_1000, col="blue",
     main = "1000 VA Binom(k,p)",
     xlab="Num de VA",
     ylab = "Binom(100,0.5)")
## ---- chunk 180
par(mfrow = c(2,2))
hist(mibinomial_k10_5000, col="blue",
     main = "5000 VA Binom(k,p)",
     xlab="Num de VA",
     ylab = "Binom(10,0.5)")
hist(mibinomial_k25_5000, col="blue",
     main = "5000 VA Binom(k,p)",
     xlab="Num de VA",
     ylab = "Binom(25,0.5)")
hist(mibinomial_k50_5000, col="blue",
     main = "5000 VA Binom(k,p)",
     xlab="Num de VA",
     ylab = "Binom(50,0.5)")
hist(mibinomial_k100_5000, col="blue",
     main = "5000 VA Binom(k,p)",
     xlab="Num de VA",
     ylab = "Binom(100,0.5)")
## ---- chunk 181
par(mfrow = c(2,2))
hist(mibinomial_k10_10000, col="blue",
     main = "10000 VA Binom(k,p)",
     xlab="Num de VA",
     ylab = "Binom(10,0.5)")
hist(mibinomial_k25_10000, col="blue",
     main = "10000 VA Binom(k,p)",
     xlab="Num de VA",
     ylab = "Binom(25,0.5)")
hist(mibinomial_k50_10000, col="blue",
     main = "10000 VA Binom(k,p)",
     xlab="Num de VA",
     ylab = "Binom(50,0.5)")
hist(mibinomial_k100_10000, col="blue",
     main = "10000 VA Binom(k,p)",
     xlab="Num de VA",
     ylab = "Binom(100,0.5)")

## ---- chunk 182
n1 <- 100
milambda <- 0.15
## ---- chunk 183
mipoisson_l015_100 <- rpois(n1, milambda)
## ---- chunk 184
etiqueta_Y <- paste0("Poisson(", n1, ",", milambda, ")")
mititulo <- paste0(n1, " VA Pois(", milambda, ")")
plot(mipoisson_l015_100, col="blue",
     main = mititulo,
     xlab = "Num de VA",
     ylab = etiqueta_Y)
## ---- chunk 185
mititulo <- paste0("Histograma ", n1, " VA Pois(", milambda, ")")
hist(mipoisson_l015_100, main = mititulo,
     col = "lightgreen",
     xlab = "VA generadas",
     ylab = etiqueta_Y)
## ---- chunk 186
n2 <- 500
milambda <- 0.15
## ---- chunk 187
mipoisson_l015_500 <- rpois(n2, milambda)
## ---- chunk 188
etiqueta_Y <- paste0("Poisson(", n2, ",", milambda, ")")
mititulo <- paste0(n2, " VA Pois(", milambda, ")")
plot(mipoisson_l015_500, col="blue",
     main = mititulo,
     xlab = "Num de VA",
     ylab = etiqueta_Y)
## ---- chunk 189
mititulo <- paste0("Histograma ", n2, " VA Pois(", milambda, ")")
hist(mipoisson_l015_500, main = mititulo,
     col = "lightgreen",
     xlab = "VA generadas",
     ylab = etiqueta_Y)
## ---- chunk 190
n3 <- 1000
milambda <- 0.15
## ---- chunk 191
mipoisson_l015_1000 <- rpois(n3, milambda)
## ---- chunk 192
etiqueta_Y <- paste0("Poisson(", n3, ",", milambda, ")")
mititulo <- paste0(n3, " VA Pois(", milambda, ")")
plot(mipoisson_l015_1000, col="blue",
     main = mititulo,
     xlab = "Num de VA",
     ylab = etiqueta_Y)
## ---- chunk 193
mititulo <- paste0("Histograma ", n3, " VA Pois(", milambda, ")")
hist(mipoisson_l015_1000, main = mititulo,
     col = "lightgreen",
     xlab = "VA generadas",
     ylab = etiqueta_Y)
## ---- chunk 194
n4 <- 5000
milambda <- 0.15
## ---- chunk 195
mipoisson_l015_5000 <- rpois(n4, milambda)
## ---- chunk 196
etiqueta_Y <- paste0("Poisson(", n4, ",", milambda, ")")
mititulo <- paste0(n4, " VA Pois(", milambda, ")")
plot(mipoisson_l015_5000, col="blue",
     main = mititulo,
     xlab = "Num de VA",
     ylab = etiqueta_Y)
## ---- chunk 197
mititulo <- paste0("Histograma ", n4, " VA Pois(", milambda, ")")
hist(mipoisson_l015_5000, main = mititulo,
     col = "lightgreen",
     xlab = "VA generadas",
     ylab = etiqueta_Y)
## ---- chunk 198
n5 <- 10000
milambda <- 0.15
## ---- chunk 199
mipoisson_l015_10000 <- rpois(n5, milambda)
## ---- chunk 200
etiqueta_Y <- paste0("Poisson(", n5, ",", milambda, ")")
mititulo <- paste0(n5, " VA Pois(", milambda, ")")
plot(mipoisson_l015_10000, col="blue",
     main = mititulo,
     xlab = "Num de VA",
     ylab = etiqueta_Y)
## ---- chunk 201
mititulo <- paste0("Histograma ", n5, " VA Pois(", milambda, ")")
hist(mipoisson_l015_10000, main = mititulo,
     col = "lightgreen",
     xlab = "VA generadas",
     ylab = etiqueta_Y)
## ---- chunk 202
n6 <- 15000
milambda <- 0.15
## ---- chunk 203
mipoisson_l015_15000 <- rpois(n6, milambda)
## ---- chunk 204
etiqueta_Y <- paste0("Poisson(", n6, ",", milambda, ")")
mititulo <- paste0(n6, " VA Pois(", milambda, ")")
plot(mipoisson_l015_15000, col="blue",
     main = mititulo,
     xlab = "Num de VA",
     ylab = etiqueta_Y)
## ---- chunk 205
mititulo <- paste0("Histograma ", n6, " VA Pois(", milambda, ")")
hist(mipoisson_l015_15000, main = mititulo,
     col = "lightgreen",
     xlab = "VA generadas",
     ylab = etiqueta_Y)
## ---- chunk 206
n1 <- 100
milambda <- 0.30
## ---- chunk 207
mipoisson_l030_100 <- rpois(n1, milambda)
## ---- chunk 208
etiqueta_Y <- paste0("Poisson(", n1, ",", milambda, ")")
mititulo <- paste0(n1, " VA Pois(", milambda, ")")
plot(mipoisson_l030_100, col="blue",
     main = mititulo,
     xlab = "Num de VA",
     ylab = etiqueta_Y)
## ---- chunk 209
mititulo <- paste0("Histograma ", n1, " VA Pois(", milambda, ")")
hist(mipoisson_l030_100, main = mititulo,
     col = "lightgreen",
     xlab = "VA generadas",
     ylab = etiqueta_Y)
## ---- chunk 210
n2 <- 500
milambda <- 0.30
## ---- chunk 211
mipoisson_l030_500 <- rpois(n2, milambda)
## ---- chunk 212
etiqueta_Y <- paste0("Poisson(", n2, ",", milambda, ")")
mititulo <- paste0(n2, " VA Pois(", milambda, ")")
plot(mipoisson_l030_500, col="blue",
     main = mititulo,
     xlab = "Num de VA",
     ylab = etiqueta_Y)
## ---- chunk 213
mititulo <- paste0("Histograma ", n2, " VA Pois(", milambda, ")")
hist(mipoisson_l030_500, main = mititulo,
     col = "lightgreen",
     xlab = "VA generadas",
     ylab = etiqueta_Y)
## ---- chunk 214
n3 <- 1000
milambda <- 0.30
## ---- chunk 215
mipoisson_l030_1000 <- rpois(n3, milambda)
## ---- chunk 216
etiqueta_Y <- paste0("Poisson(", n3, ",", milambda, ")")
mititulo <- paste0(n3, " VA Pois(", milambda, ")")
plot(mipoisson_l030_1000, col="blue",
     main = mititulo,
     xlab = "Num de VA",
     ylab = etiqueta_Y)
## ---- chunk 217
mititulo <- paste0("Histograma ", n3, " VA Pois(", milambda, ")")
hist(mipoisson_l030_1000, main = mititulo,
     col = "lightgreen",
     xlab = "VA generadas",
     ylab = etiqueta_Y)
## ---- chunk 218
n4 <- 5000
milambda <- 0.30
## ---- chunk 219
mipoisson_l030_5000 <- rpois(n4, milambda)
## ---- chunk 220
etiqueta_Y <- paste0("Poisson(", n4, ",", milambda, ")")
mititulo <- paste0(n4, " VA Pois(", milambda, ")")
plot(mipoisson_l030_5000, col="blue",
     main = mititulo,
     xlab = "Num de VA",
     ylab = etiqueta_Y)
## ---- chunk 221
mititulo <- paste0("Histograma ", n4, " VA Pois(", milambda, ")")
hist(mipoisson_l030_5000, main = mititulo,
     col = "lightgreen",
     xlab = "VA generadas",
     ylab = etiqueta_Y)
## ---- chunk 222
n5 <- 10000
milambda <- 0.30
## ---- chunk 223
mipoisson_l030_10000 <- rpois(n5, milambda)
## ---- chunk 224
etiqueta_Y <- paste0("Poisson(", n5, ",", milambda, ")")
mititulo <- paste0(n5, " VA Pois(", milambda, ")")
plot(mipoisson_l030_10000, col="blue",
     main = mititulo,
     xlab = "Num de VA",
     ylab = etiqueta_Y)
## ---- chunk 225
mititulo <- paste0("Histograma ", n5, " VA Pois(", milambda, ")")
hist(mipoisson_l030_10000, main = mititulo,
     col = "lightgreen",
     xlab = "VA generadas",
     ylab = etiqueta_Y)
## ---- chunk 226
n6 <- 15000
milambda <- 0.30
## ---- chunk 227
mipoisson_l030_15000 <- rpois(n6, milambda)
## ---- chunk 228
etiqueta_Y <- paste0("Poisson(", n6, ",", milambda, ")")
mititulo <- paste0(n6, " VA Pois(", milambda, ")")
plot(mipoisson_l030_15000, col="blue",
     main = mititulo,
     xlab = "Num de VA",
     ylab = etiqueta_Y)
## ---- chunk 229
mititulo <- paste0("Histograma ", n6, " VA Pois(", milambda, ")")
hist(mipoisson_l030_15000, main = mititulo,
     col = "lightgreen",
     xlab = "VA generadas",
     ylab = etiqueta_Y)
## ---- chunk 230
n1 <- 100
milambda <- 0.5
## ---- chunk 231
mipoisson_l05_100 <- rpois(n1, milambda)
## ---- chunk 232
etiqueta_Y <- paste0("Poisson(", n1, ",", milambda, ")")
mititulo <- paste0(n1, " VA Pois(", milambda, ")")
plot(mipoisson_l05_100, col="blue",
     main = mititulo,
     xlab = "Num de VA",
     ylab = etiqueta_Y)
## ---- chunk 233
mititulo <- paste0("Histograma ", n1, " VA Pois(", milambda, ")")
hist(mipoisson_l05_100, main = mititulo,
     col = "lightgreen",
     xlab = "VA generadas",
     ylab = etiqueta_Y)
## ---- chunk 234
n2 <- 500
milambda <- 0.5
## ---- chunk 235
mipoisson_l05_500 <- rpois(n2, milambda)
## ---- chunk 236
etiqueta_Y <- paste0("Poisson(", n2, ",", milambda, ")")
mititulo <- paste0(n2, " VA Pois(", milambda, ")")
plot(mipoisson_l05_500, col="blue",
     main = mititulo,
     xlab = "Num de VA",
     ylab = etiqueta_Y)
## ---- chunk 237
mititulo <- paste0("Histograma ", n2, " VA Pois(", milambda, ")")
hist(mipoisson_l05_500, main = mititulo,
     col = "lightgreen",
     xlab = "VA generadas",
     ylab = etiqueta_Y)
## ---- chunk 238
n3 <- 1000
milambda <- 0.5
## ---- chunk 239
mipoisson_l05_1000 <- rpois(n3, milambda)
## ---- chunk 240
etiqueta_Y <- paste0("Poisson(", n3, ",", milambda, ")")
mititulo <- paste0(n3, " VA Pois(", milambda, ")")
plot(mipoisson_l05_1000, col="blue",
     main = mititulo,
     xlab = "Num de VA",
     ylab = etiqueta_Y)
## ---- chunk 241
mititulo <- paste0("Histograma ", n3, " VA Pois(", milambda, ")")
hist(mipoisson_l05_1000, main = mititulo,
     col = "lightgreen",
     xlab = "VA generadas",
     ylab = etiqueta_Y)
## ---- chunk 242
n4 <- 5000
milambda <- 0.5
## ---- chunk 243
mipoisson_l05_5000 <- rpois(n4, milambda)
## ---- chunk 244
etiqueta_Y <- paste0("Poisson(", n4, ",", milambda, ")")
mititulo <- paste0(n4, " VA Pois(", milambda, ")")
plot(mipoisson_l05_5000, col="blue",
     main = mititulo,
     xlab = "Num de VA",
     ylab = etiqueta_Y)
## ---- chunk 245
mititulo <- paste0("Histograma ", n4, " VA Pois(", milambda, ")")
hist(mipoisson_l05_5000, main = mititulo,
     col = "lightgreen",
     xlab = "VA generadas",
     ylab = etiqueta_Y)
## ---- chunk 246
n5 <- 10000
milambda <- 0.5
## ---- chunk 247
mipoisson_l05_10000 <- rpois(n5, milambda)
## ---- chunk 248
etiqueta_Y <- paste0("Poisson(", n5, ",", milambda, ")")
mititulo <- paste0(n5, " VA Pois(", milambda, ")")
plot(mipoisson_l05_10000, col="blue",
     main = mititulo,
     xlab = "Num de VA",
     ylab = etiqueta_Y)
## ---- chunk 249
mititulo <- paste0("Histograma ", n5, " VA Pois(", milambda, ")")
hist(mipoisson_l05_10000, main = mititulo,
     col = "lightgreen",
     xlab = "VA generadas",
     ylab = etiqueta_Y)
## ---- chunk 250
n6 <- 15000
milambda <- 0.5
## ---- chunk 251
mipoisson_l05_15000 <- rpois(n6, milambda)
## ---- chunk 252
etiqueta_Y <- paste0("Poisson(", n6, ",", milambda, ")")
mititulo <- paste0(n6, " VA Pois(", milambda, ")")
plot(mipoisson_l05_15000, col="blue",
     main = mititulo,
     xlab = "Num de VA",
     ylab = etiqueta_Y)
## ---- chunk 253
mititulo <- paste0("Histograma ", n6, " VA Pois(", milambda, ")")
hist(mipoisson_l05_15000, main = mititulo,
     col = "lightgreen",
     xlab = "VA generadas",
     ylab = etiqueta_Y)
## ---- chunk 254
n1 <- 100
milambda <- 0.70
## ---- chunk 255
mipoisson_l070_100 <- rpois(n1, milambda)
## ---- chunk 256
etiqueta_Y <- paste0("Poisson(", n1, ",", milambda, ")")
mititulo <- paste0(n1, " VA Pois(", milambda, ")")
plot(mipoisson_l070_100, col="blue",
     main = mititulo,
     xlab = "Num de VA",
     ylab = etiqueta_Y)
## ---- chunk 257
mititulo <- paste0("Histograma ", n1, " VA Pois(", milambda, ")")
hist(mipoisson_l070_100, main = mititulo,
     col = "lightgreen",
     xlab = "VA generadas",
     ylab = etiqueta_Y)
## ---- chunk 258
n2 <- 500
milambda <- 0.70
## ---- chunk 259
mipoisson_l070_500 <- rpois(n2, milambda)
## ---- chunk 260
etiqueta_Y <- paste0("Poisson(", n2, ",", milambda, ")")
mititulo <- paste0(n2, " VA Pois(", milambda, ")")
plot(mipoisson_l070_500, col="blue",
     main = mititulo,
     xlab = "Num de VA",
     ylab = etiqueta_Y)
## ---- chunk 261
mititulo <- paste0("Histograma ", n2, " VA Pois(", milambda, ")")
hist(mipoisson_l070_500, main = mititulo,
     col = "lightgreen",
     xlab = "VA generadas",
     ylab = etiqueta_Y)
## ---- chunk 262
n3 <- 1000
milambda <- 0.70
## ---- chunk 263
mipoisson_l070_1000 <- rpois(n3, milambda)
## ---- chunk 264
etiqueta_Y <- paste0("Poisson(", n3, ",", milambda, ")")
mititulo <- paste0(n3, " VA Pois(", milambda, ")")
plot(mipoisson_l070_1000, col="blue",
     main = mititulo,
     xlab = "Num de VA",
     ylab = etiqueta_Y)
## ---- chunk 265
mititulo <- paste0("Histograma ", n3, " VA Pois(", milambda, ")")
hist(mipoisson_l070_1000, main = mititulo,
     col = "lightgreen",
     xlab = "VA generadas",
     ylab = etiqueta_Y)
## ---- chunk 266
n4 <- 5000
milambda <- 0.70
## ---- chunk 267
mipoisson_l070_5000 <- rpois(n4, milambda)
## ---- chunk 268
etiqueta_Y <- paste0("Poisson(", n4, ",", milambda, ")")
mititulo <- paste0(n4, " VA Pois(", milambda, ")")
plot(mipoisson_l070_5000, col="blue",
     main = mititulo,
     xlab = "Num de VA",
     ylab = etiqueta_Y)
## ---- chunk 269
mititulo <- paste0("Histograma ", n4, " VA Pois(", milambda, ")")
hist(mipoisson_l070_5000, main = mititulo,
     col = "lightgreen",
     xlab = "VA generadas",
     ylab = etiqueta_Y)
## ---- chunk 270
n5 <- 10000
milambda <- 0.70
## ---- chunk 271
mipoisson_l070_10000 <- rpois(n5, milambda)
## ---- chunk 272
etiqueta_Y <- paste0("Poisson(", n5, ",", milambda, ")")
mititulo <- paste0(n5, " VA Pois(", milambda, ")")
plot(mipoisson_l070_10000, col="blue",
     main = mititulo,
     xlab = "Num de VA",
     ylab = etiqueta_Y)
## ---- chunk 273
mititulo <- paste0("Histograma ", n5, " VA Pois(", milambda, ")")
hist(mipoisson_l070_10000, main = mititulo,
     col = "lightgreen",
     xlab = "VA generadas",
     ylab = etiqueta_Y)
## ---- chunk 274
n6 <- 15000
milambda <- 0.70
## ---- chunk 275
mipoisson_l070_15000 <- rpois(n6, milambda)
## ---- chunk 276
etiqueta_Y <- paste0("Poisson(", n6, ",", milambda, ")")
mititulo <- paste0(n6, " VA Pois(", milambda, ")")
plot(mipoisson_l070_15000, col="blue",
     main = mititulo,
     xlab = "Num de VA",
     ylab = etiqueta_Y)
## ---- chunk 277
mititulo <- paste0("Histograma ", n6, " VA Pois(", milambda, ")")
hist(mipoisson_l070_15000, main = mititulo,
     col = "lightgreen",
     xlab = "VA generadas",
     ylab = etiqueta_Y)
## ---- chunk 278
n1 <- 100
milambda <- 0.85
## ---- chunk 279
mipoisson_l085_100 <- rpois(n1, milambda)
## ---- chunk 280
etiqueta_Y <- paste0("Poisson(", n1, ",", milambda, ")")
mititulo <- paste0(n1, " VA Pois(", milambda, ")")
plot(mipoisson_l085_100, col="blue",
     main = mititulo,
     xlab = "Num de VA",
     ylab = etiqueta_Y)
## ---- chunk 281
mititulo <- paste0("Histograma ", n1, " VA Pois(", milambda, ")")
hist(mipoisson_l085_100, main = mititulo,
     col = "lightgreen",
     xlab = "VA generadas",
     ylab = etiqueta_Y)
## ---- chunk 282
n2 <- 500
milambda <- 0.85
## ---- chunk 283
mipoisson_l085_500 <- rpois(n2, milambda)
## ---- chunk 284
etiqueta_Y <- paste0("Poisson(", n2, ",", milambda, ")")
mititulo <- paste0(n2, " VA Pois(", milambda, ")")
plot(mipoisson_l085_500, col="blue",
     main = mititulo,
     xlab = "Num de VA",
     ylab = etiqueta_Y)
## ---- chunk 285
mititulo <- paste0("Histograma ", n2, " VA Pois(", milambda, ")")
hist(mipoisson_l085_500, main = mititulo,
     col = "lightgreen",
     xlab = "VA generadas",
     ylab = etiqueta_Y)
## ---- chunk 286
n3 <- 1000
milambda <- 0.85
## ---- chunk 287
mipoisson_l085_1000 <- rpois(n3, milambda)
## ---- chunk 288
etiqueta_Y <- paste0("Poisson(", n3, ",", milambda, ")")
mititulo <- paste0(n3, " VA Pois(", milambda, ")")
plot(mipoisson_l085_1000, col="blue",
     main = mititulo,
     xlab = "Num de VA",
     ylab = etiqueta_Y)
## ---- chunk 289
mititulo <- paste0("Histograma ", n3, " VA Pois(", milambda, ")")
hist(mipoisson_l085_1000, main = mititulo,
     col = "lightgreen",
     xlab = "VA generadas",
     ylab = etiqueta_Y)
## ---- chunk 290
n4 <- 5000
milambda <- 0.85
## ---- chunk 291
mipoisson_l085_5000 <- rpois(n4, milambda)
## ---- chunk 292
etiqueta_Y <- paste0("Poisson(", n4, ",", milambda, ")")
mititulo <- paste0(n4, " VA Pois(", milambda, ")")
plot(mipoisson_l085_5000, col="blue",
     main = mititulo,
     xlab = "Num de VA",
     ylab = etiqueta_Y)
## ---- chunk 293
mititulo <- paste0("Histograma ", n4, " VA Pois(", milambda, ")")
hist(mipoisson_l085_5000, main = mititulo,
     col = "lightgreen",
     xlab = "VA generadas",
     ylab = etiqueta_Y)
## ---- chunk 294
n5 <- 10000
milambda <- 0.85
## ---- chunk 295
mipoisson_l085_10000 <- rpois(n5, milambda)
## ---- chunk 296
etiqueta_Y <- paste0("Poisson(", n5, ",", milambda, ")")
mititulo <- paste0(n5, " VA Pois(", milambda, ")")
plot(mipoisson_l085_10000, col="blue",
     main = mititulo,
     xlab = "Num de VA",
     ylab = etiqueta_Y)
## ---- chunk 297
mititulo <- paste0("Histograma ", n5, " VA Pois(", milambda, ")")
hist(mipoisson_l085_10000, main = mititulo,
     col = "lightgreen",
     xlab = "VA generadas",
     ylab = etiqueta_Y)
## ---- chunk 298
n6 <- 15000
milambda <- 0.85
## ---- chunk 299
mipoisson_l085_15000 <- rpois(n6, milambda)
## ---- chunk 300
etiqueta_Y <- paste0("Poisson(", n6, ",", milambda, ")")
mititulo <- paste0(n6, " VA Pois(", milambda, ")")
plot(mipoisson_l085_15000, col="blue",
     main = mititulo,
     xlab = "Num de VA",
     ylab = etiqueta_Y)
## ---- chunk 301
mititulo <- paste0("Histograma ", n6, " VA Pois(", milambda, ")")
hist(mipoisson_l085_15000, main = mititulo,
     col = "lightgreen",
     xlab = "VA generadas",
     ylab = etiqueta_Y)
## ---- chunk 302
par(mfrow = c(3,2))
plot(mipoisson_l015_100, col="blue", main = "100 VA Pois(0.15)", xlab="Num de VA", ylab = "Poisson(100,0.15)")
plot(mipoisson_l030_100, col="blue", main = "100 VA Pois(0.30)", xlab="Num de VA", ylab = "Poisson(100,0.30)")
plot(mipoisson_l05_100, col="blue", main = "100 VA Pois(0.5)", xlab="Num de VA", ylab = "Poisson(100,0.5)")
plot(mipoisson_l070_100, col="blue", main = "100 VA Pois(0.70)", xlab="Num de VA", ylab = "Poisson(100,0.70)")
plot(mipoisson_l085_100, col="blue", main = "100 VA Pois(0.85)", xlab="Num de VA", ylab = "Poisson(100,0.85)")
## ---- chunk 303
par(mfrow = c(3,2))
plot(mipoisson_l015_500, col="blue", main = "500 VA Pois(0.15)", xlab="Num de VA", ylab = "Poisson(500,0.15)")
plot(mipoisson_l030_500, col="blue", main = "500 VA Pois(0.30)", xlab="Num de VA", ylab = "Poisson(500,0.30)")
plot(mipoisson_l05_500, col="blue", main = "500 VA Pois(0.5)", xlab="Num de VA", ylab = "Poisson(500,0.5)")
plot(mipoisson_l070_500, col="blue", main = "500 VA Pois(0.70)", xlab="Num de VA", ylab = "Poisson(500,0.70)")
plot(mipoisson_l085_500, col="blue", main = "500 VA Pois(0.85)", xlab="Num de VA", ylab = "Poisson(500,0.85)")
## ---- chunk 304
par(mfrow = c(3,2))
plot(mipoisson_l015_1000, col="blue", main = "1000 VA Pois(0.15)", xlab="Num de VA", ylab = "Poisson(1000,0.15)")
plot(mipoisson_l030_1000, col="blue", main = "1000 VA Pois(0.30)", xlab="Num de VA", ylab = "Poisson(1000,0.30)")
plot(mipoisson_l05_1000, col="blue", main = "1000 VA Pois(0.5)", xlab="Num de VA", ylab = "Poisson(1000,0.5)")
plot(mipoisson_l070_1000, col="blue", main = "1000 VA Pois(0.70)", xlab="Num de VA", ylab = "Poisson(1000,0.70)")
plot(mipoisson_l085_1000, col="blue", main = "1000 VA Pois(0.85)", xlab="Num de VA", ylab = "Poisson(1000,0.85)")
## ---- chunk 305
par(mfrow = c(3,2))
plot(mipoisson_l015_5000, col="blue", main = "5000 VA Pois(0.15)", xlab="Num de VA", ylab = "Poisson(5000,0.15)")
plot(mipoisson_l030_5000, col="blue", main = "5000 VA Pois(0.30)", xlab="Num de VA", ylab = "Poisson(5000,0.30)")
plot(mipoisson_l05_5000, col="blue", main = "5000 VA Pois(0.5)", xlab="Num de VA", ylab = "Poisson(5000,0.5)")
plot(mipoisson_l070_5000, col="blue", main = "5000 VA Pois(0.70)", xlab="Num de VA", ylab = "Poisson(5000,0.70)")
plot(mipoisson_l085_5000, col="blue", main = "5000 VA Pois(0.85)", xlab="Num de VA", ylab = "Poisson(5000,0.85)")
## ---- chunk 306
par(mfrow = c(3,2))
plot(mipoisson_l015_10000, col="blue", main = "10000 VA Pois(0.15)", xlab="Num de VA", ylab = "Poisson(10000,0.15)")
plot(mipoisson_l030_10000, col="blue", main = "10000 VA Pois(0.30)", xlab="Num de VA", ylab = "Poisson(10000,0.30)")
plot(mipoisson_l05_10000, col="blue", main = "10000 VA Pois(0.5)", xlab="Num de VA", ylab = "Poisson(10000,0.5)")
plot(mipoisson_l070_10000, col="blue", main = "10000 VA Pois(0.70)", xlab="Num de VA", ylab = "Poisson(10000,0.70)")
plot(mipoisson_l085_10000, col="blue", main = "10000 VA Pois(0.85)", xlab="Num de VA", ylab = "Poisson(10000,0.85)")
## ---- chunk 307
par(mfrow = c(3,2))
plot(mipoisson_l015_15000, col="blue", main = "15000 VA Pois(0.15)", xlab="Num de VA", ylab = "Poisson(15000,0.15)")
plot(mipoisson_l030_15000, col="blue", main = "15000 VA Pois(0.30)", xlab="Num de VA", ylab = "Poisson(15000,0.30)")
plot(mipoisson_l05_15000, col="blue", main = "15000 VA Pois(0.5)", xlab="Num de VA", ylab = "Poisson(15000,0.5)")
plot(mipoisson_l070_15000, col="blue", main = "15000 VA Pois(0.70)", xlab="Num de VA", ylab = "Poisson(15000,0.70)")
plot(mipoisson_l085_15000, col="blue", main = "15000 VA Pois(0.85)", xlab="Num de VA", ylab = "Poisson(15000,0.85)")
## ---- chunk 308
par(mfrow = c(3,2))
hist(mipoisson_l015_100, col="lightgreen", main = "100 VA Pois(0.15)", xlab="VA generadas", ylab = "Poisson(100,0.15)")
hist(mipoisson_l030_100, col="lightgreen", main = "100 VA Pois(0.30)", xlab="VA generadas", ylab = "Poisson(100,0.30)")
hist(mipoisson_l05_100, col="lightgreen", main = "100 VA Pois(0.5)", xlab="VA generadas", ylab = "Poisson(100,0.5)")
hist(mipoisson_l070_100, col="lightgreen", main = "100 VA Pois(0.70)", xlab="VA generadas", ylab = "Poisson(100,0.70)")
hist(mipoisson_l085_100, col="lightgreen", main = "100 VA Pois(0.85)", xlab="VA generadas", ylab = "Poisson(100,0.85)")
## ---- chunk 309
par(mfrow = c(3,2))
hist(mipoisson_l015_500, col="lightgreen", main = "500 VA Pois(0.15)", xlab="VA generadas", ylab = "Poisson(500,0.15)")
hist(mipoisson_l030_500, col="lightgreen", main = "500 VA Pois(0.30)", xlab="VA generadas", ylab = "Poisson(500,0.30)")
hist(mipoisson_l05_500, col="lightgreen", main = "500 VA Pois(0.5)", xlab="VA generadas", ylab = "Poisson(500,0.5)")
hist(mipoisson_l070_500, col="lightgreen", main = "500 VA Pois(0.70)", xlab="VA generadas", ylab = "Poisson(500,0.70)")
hist(mipoisson_l085_500, col="lightgreen", main = "500 VA Pois(0.85)", xlab="VA generadas", ylab = "Poisson(500,0.85)")
## ---- chunk 310
par(mfrow = c(3,2))
hist(mipoisson_l015_1000, col="lightgreen", main = "1000 VA Pois(0.15)", xlab="VA generadas", ylab = "Poisson(1000,0.15)")
hist(mipoisson_l030_1000, col="lightgreen", main = "1000 VA Pois(0.30)", xlab="VA generadas", ylab = "Poisson(1000,0.30)")
hist(mipoisson_l05_1000, col="lightgreen", main = "1000 VA Pois(0.5)", xlab="VA generadas", ylab = "Poisson(1000,0.5)")
hist(mipoisson_l070_1000, col="lightgreen", main = "1000 VA Pois(0.70)", xlab="VA generadas", ylab = "Poisson(1000,0.70)")
hist(mipoisson_l085_1000, col="lightgreen", main = "1000 VA Pois(0.85)", xlab="VA generadas", ylab = "Poisson(1000,0.85)")
## ---- chunk 311
par(mfrow = c(3,2))
hist(mipoisson_l015_5000, col="lightgreen", main = "5000 VA Pois(0.15)", xlab="VA generadas", ylab = "Poisson(5000,0.15)")
hist(mipoisson_l030_5000, col="lightgreen", main = "5000 VA Pois(0.30)", xlab="VA generadas", ylab = "Poisson(5000,0.30)")
hist(mipoisson_l05_5000, col="lightgreen", main = "5000 VA Pois(0.5)", xlab="VA generadas", ylab = "Poisson(5000,0.5)")
hist(mipoisson_l070_5000, col="lightgreen", main = "5000 VA Pois(0.70)", xlab="VA generadas", ylab = "Poisson(5000,0.70)")
hist(mipoisson_l085_5000, col="lightgreen", main = "5000 VA Pois(0.85)", xlab="VA generadas", ylab = "Poisson(5000,0.85)")
## ---- chunk 312
par(mfrow = c(3,2))
hist(mipoisson_l015_10000, col="lightgreen", main = "10000 VA Pois(0.15)", xlab="VA generadas", ylab = "Poisson(10000,0.15)")
hist(mipoisson_l030_10000, col="lightgreen", main = "10000 VA Pois(0.30)", xlab="VA generadas", ylab = "Poisson(10000,0.30)")
hist(mipoisson_l05_10000, col="lightgreen", main = "10000 VA Pois(0.5)", xlab="VA generadas", ylab = "Poisson(10000,0.5)")
hist(mipoisson_l070_10000, col="lightgreen", main = "10000 VA Pois(0.70)", xlab="VA generadas", ylab = "Poisson(10000,0.70)")
hist(mipoisson_l085_10000, col="lightgreen", main = "10000 VA Pois(0.85)", xlab="VA generadas", ylab = "Poisson(10000,0.85)")
## ---- chunk 313
par(mfrow = c(3,2))
hist(mipoisson_l015_15000, col="lightgreen", main = "15000 VA Pois(0.15)", xlab="VA generadas", ylab = "Poisson(15000,0.15)")
hist(mipoisson_l030_15000, col="lightgreen", main = "15000 VA Pois(0.30)", xlab="VA generadas", ylab = "Poisson(15000,0.30)")
hist(mipoisson_l05_15000, col="lightgreen", main = "15000 VA Pois(0.5)", xlab="VA generadas", ylab = "Poisson(15000,0.5)")
hist(mipoisson_l070_15000, col="lightgreen", main = "15000 VA Pois(0.70)", xlab="VA generadas", ylab = "Poisson(15000,0.70)")
hist(mipoisson_l085_15000, col="lightgreen", main = "15000 VA Pois(0.85)", xlab="VA generadas", ylab = "Poisson(15000,0.85)")
